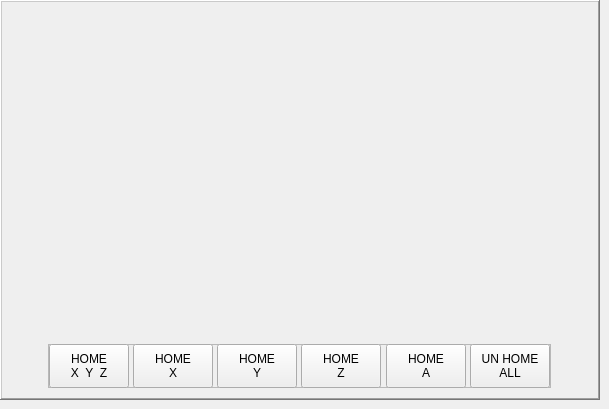
       <widget class="QWidget" name="homing_f10sw_1">
        <widget class="QFrame" name="homing_panel">
         <property name="geometry">
          <rect>
           <x>0</x>
           <y>0</y>
           <width>600</width>
           <height>400</height>
          </rect>
         </property>
         <property name="frameShape">
          <enum>QFrame::WinPanel</enum>
         </property>
         <property name="frameShadow">
          <enum>QFrame::Raised</enum>
         </property>
         <widget class="QFrame" name="frame_2">
          <property name="geometry">
           <rect>
            <x>48</x>
            <y>344</y>
            <width>503</width>
            <height>44</height>
           </rect>
          </property>
          <property name="frameShape">
           <enum>QFrame::StyledPanel</enum>
          </property>
          <property name="frameShadow">
           <enum>QFrame::Raised</enum>
          </property>
          <widget class="PushButton" name="pb_f10sw3_1_unhome_all">
           <property name="geometry">
            <rect>
             <x>422</x>
             <y>0</y>
             <width>80</width>
             <height>44</height>
            </rect>
           </property>
           <property name="text">
            <string>UN HOME
ALL</string>
           </property>
          </widget>
          <widget class="PushButton" name="pb_f10sw3_1_home_xyz">
           <property name="geometry">
            <rect>
             <x>1</x>
             <y>0</y>
             <width>80</width>
             <height>44</height>
            </rect>
           </property>
           <property name="text">
            <string>HOME
X  Y  Z</string>
           </property>
          </widget>
          <widget class="PushButton" name="pb_f10sw3_1_home_a">
           <property name="geometry">
            <rect>
             <x>338</x>
             <y>0</y>
             <width>80</width>
             <height>44</height>
            </rect>
           </property>
           <property name="text">
            <string>HOME
A</string>
           </property>
          </widget>
          <widget class="PushButton" name="pb_f10sw3_1_home_y">
           <property name="geometry">
            <rect>
             <x>169</x>
             <y>0</y>
             <width>80</width>
             <height>44</height>
            </rect>
           </property>
           <property name="text">
            <string>HOME
Y</string>
           </property>
          </widget>
          <widget class="PushButton" name="pb_f10sw3_1_home_x">
           <property name="geometry">
            <rect>
             <x>85</x>
             <y>0</y>
             <width>80</width>
             <height>44</height>
            </rect>
           </property>
           <property name="text">
            <string>HOME
X</string>
           </property>
          </widget>
          <widget class="PushButton" name="pb_f10sw3_1_home_z">
           <property name="geometry">
            <rect>
             <x>253</x>
             <y>0</y>
             <width>80</width>
             <height>44</height>
            </rect>
           </property>
           <property name="text">
            <string>HOME
Z</string>
           </property>
          </widget>
         </widget>
        </widget>
       </widget>
